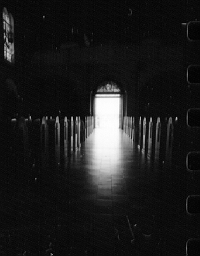
#> input picture CORREDOR.BMP, 200 x 256 px
$ python AGCCID.py CORREDOR.BMP
#> lines starting #> are read from the running program, lines starting #| are printed output that depends on the picture
from PIL import Image
from PIL import ImageOps
from pylab import (
    array,
    histogram
)
import numpy as np
import argparse
import matplotlib.pyplot as plt
import matplotlib.gridspec as gridspec


def plot_hist(original, nova):
    fig = plt.figure()
    fig.suptitle('Histogramas')
    gs = gridspec.GridSpec(1, 2)
    hist_original = plt.subplot(gs[0, 0])
    hist_nova = plt.subplot(gs[0, 1])

    hist_original.set_xlim(0, 255)
    hist_nova.set_xlim(0, 255)
    hist_original.set_title('Imagem Original')
    hist_nova.set_title('Imagem Melhorada')

    fig.add_subplot(hist_original)
    fig.add_subplot(hist_nova)
    hist_original.hist(array(original.convert('L')))
    hist_nova.hist(array(nova.convert('L')))
    plt.ion()
    plt.show()


# Parser para os argumentos da linha de comando
parser = argparse.ArgumentParser(description='AGGCID')

parser.add_argument('filename', metavar='FILE', type=str,
                    help='Nome do arquivo')
parser.add_argument('-i', dest='invert', action='store_true', help='inverter')
parser.add_argument('-a', dest='alfa', metavar='ALFA', type=float, default=0.5,
                    help='alfa (padrao 0.5)')

args = parser.parse_args()

# Abre a imagem em RGB
imagem = Image.open(args.filename).convert('RGB')
# Mostra a imagem
imagem.show()

# Inverte a imagem para realizar realce para imagem clara
if(args.invert):
    inverted_image = ImageOps.invert(imagem)
    imagem = inverted_image

# Converte imagem para array
img = array(imagem)

# Separar os 3 canais
r = img[:, :, 0]
#> r is the input picture: shape (256, 200); min 0, max 255, mean 29.3
g = img[:, :, 1]
b = img[:, :, 2]

# Gera o histograma com 256 niveis
pdf_r, niveis = histogram(r.flatten(), 256, (0, 256))
#> pdf_r = 256 values, max 5255 at index 12, min 3 at index 211, mean 200; niveis = 257 values from 0 to 256
pdf_g, niveis = histogram(g.flatten(), 256, (0, 256))
#> pdf_g has the same summary as pdf_r
pdf_b, niveis = histogram(b.flatten(), 256, (0, 256))
#> pdf_b has the same summary as pdf_r
niveis = range(256)

# Calcula as probabilidades com peso
pdfw_r = []
pdfw_g = []
pdfw_b = []
alfa = args.alfa
for i in niveis:
    pdfw_r.append(
        pow((float(pdf_r[i])-pdf_r.min())/(pdf_r.max()-pdf_r.min()), alfa) *
        pdf_r.max())
    pdfw_g.append(
        pow((float(pdf_g[i])-pdf_g.min())/(pdf_g.max()-pdf_g.min()), alfa) *
        pdf_g.max())
    pdfw_b.append(
        pow((float(pdf_b[i])-pdf_b.min())/(pdf_b.max()-pdf_b.min()), alfa) *
        pdf_b.max())
#> after the loop, pdfw_b = 256 values, max 5255 at index 12, min 0 at index 211, mean 596.3; pdfw_g has the same summary as pdfw_b; pdfw_r has the same summary as pdfw_b

# Calcula CDFw
cdfw_r = []
cdfw_g = []
cdfw_b = []
sum_pdfw_r = sum(pdfw_r)
#> sum_pdfw_r = 152662
sum_pdfw_g = sum(pdfw_g)
#> sum_pdfw_g = 152662
sum_pdfw_b = sum(pdfw_b)
#> sum_pdfw_b = 152662
for i in niveis:
    c_r = 0
    c_g = 0
    c_b = 0
    for j in range(i+1):
        c_r += pdfw_r[j]/sum_pdfw_r
        c_g += pdfw_g[j]/sum_pdfw_g
        c_b += pdfw_b[j]/sum_pdfw_b
    cdfw_r.append(c_r)
    cdfw_g.append(c_g)
    cdfw_b.append(c_b)
#> after the loop, cdfw_b = 256 values from 0.00237 to 1; cdfw_g = 256 values from 0.00237 to 1; cdfw_r = 256 values from 0.00237 to 1

# Calcula os novos niveis
novo_nivel_r = []
novo_nivel_g = []
novo_nivel_b = []
for i in niveis:
    novo_nivel_r.append(pow((float(i)/255), (1-float(cdfw_r[i])))*255)
    novo_nivel_g.append(pow((float(i)/255), (1-float(cdfw_g[i])))*255)
    novo_nivel_b.append(pow((float(i)/255), (1-float(cdfw_b[i])))*255)
#> after the loop, novo_nivel_b = 256 values from 0 to 255; novo_nivel_g = 256 values from 0 to 255; novo_nivel_r = 256 values from 0 to 255

# Edita a imagem
m, n = r.shape
#> m = 256; n = 200
for i in range(m):
    for j in range(n):
        r[i][j] = novo_nivel_r[r[i][j]]
        g[i][j] = novo_nivel_g[g[i][j]]
        b[i][j] = novo_nivel_b[b[i][j]]
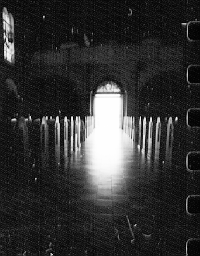
#> b: shape (256, 200); min 0, max 255, mean 50.3

# Cria nova imagem
img2 = np.empty(img.shape, dtype=np.uint8)
img2[:, :, 0] = r
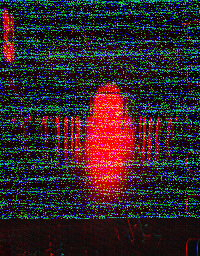
#> img2: shape (256, 200, 3); mean of channels 0, 1, 2 50.3, 37.7, 37.8; drawn as R, G, B
img2[:, :, 1] = g
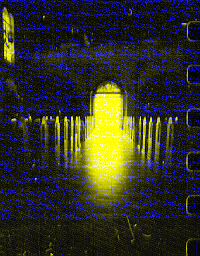
#> img2: shape (256, 200, 3); mean of channels 0, 1, 2 50.3, 50.3, 37.8; drawn as R, G, B
img2[:, :, 2] = b

# Mostra nova imagem
imagem2 = Image.fromarray(img2)

if(args.invert):
    ImageOps.invert(imagem2).show()
    plot_hist(ImageOps.invert(imagem), ImageOps.invert(imagem2))
else:
    imagem2.show()
    plot_hist(imagem, imagem2)
#> in plot_hist, `plt.show()`:
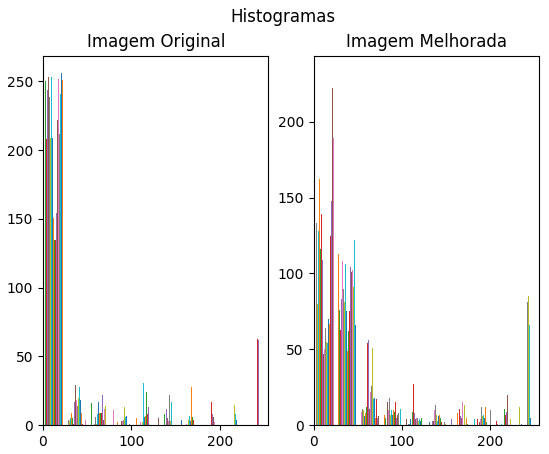
#> figure drawn by matplotlib, 2 panels; panel 1: tallest bar 256 high, from x = 2.55 to 2.65; panel 1: tallest bar 255 high, from x = 2.65 to 2.75; panel 1: tallest bar 250 high, from x = 2.75 to 2.86; panel 2: tallest bar 147 high, from x = 28.05 to 28.15

raw_input("Press Enter to continue...")
